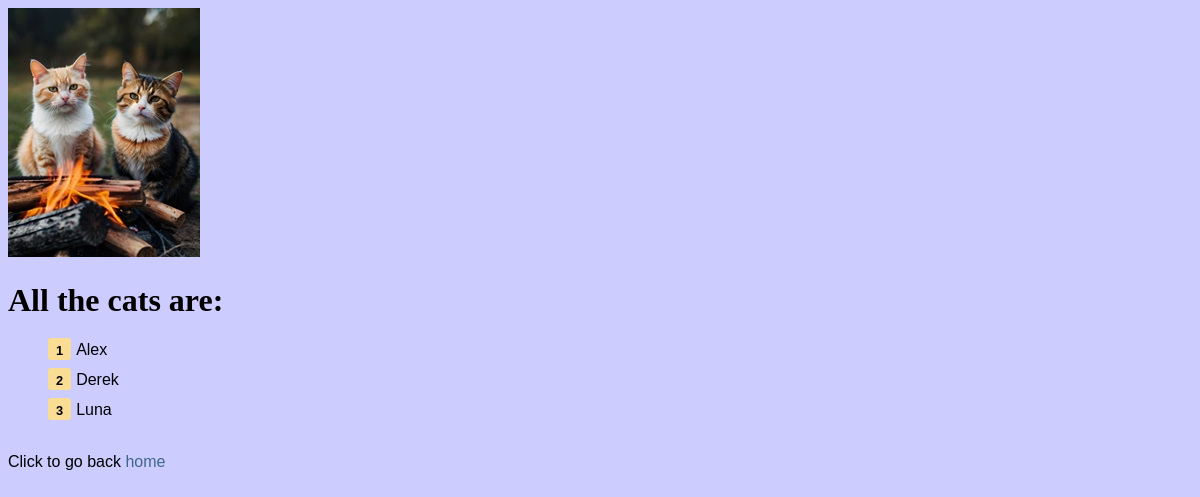
Before: /student_pets/about/ with the older database file.
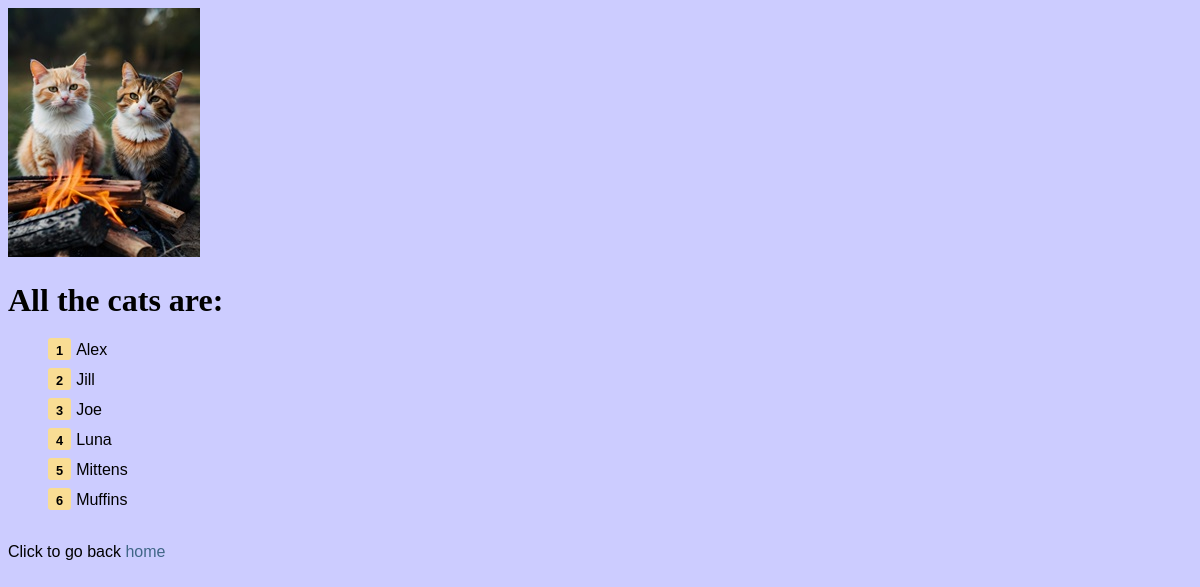
After: the same page with the newer database file.
### student_pets/models.py (models this page shows, shortened)
class Cat(models.Model):
    student = models.ForeignKey(Student, on_delete=models.CASCADE)
    name = models.CharField(max_length=64)

### student_pets/views.py (the view)
# urls.py: path('about/', views.about, name='about'),
def about(request):
    cat_list = Cat.objects.order_by('name')
    context_dict = {}
    context_dict['cats'] = cat_list
    return render(request, 'student_pets/about.html', context=context_dict)

### templates/student_pets/about.html (shortened to what this page needs)
<!DOCTYPE html>
{% load staticfiles %}
<html>
    <head>
        <link rel="stylesheet" href="{% static 'css/base.css' %}" />
    </head>
    <body>
        <img src="{% static 'images/cats_with_fire.jpg' %}" alt="Cats and Fire Picture" />
        <h1>All the cats are:</h1>
        <div>
            {% if cats %}
                <ol id="cat_list">
                {% for cat in cats %}
                    <li>{{ cat.name }}</li>
                {% endfor %}
                </ol>
            {% else %}
                There are no cats
            {% endif %}
        </div>
        <div>
            <br />
            Click to go back
            <a href="/student_pets/">home</a><br />
        </div>
    </body>
</html>

### static/css/base.css (style rules this page uses)
body { background-color: #ccccff; font-family: 'Arial'; }
h1 { font-family: 'Trebuchet MS'; }
a { text-decoration: none; color: #416788; }
#cat_list li { list-style-type: none; counter-increment: item; margin-bottom: 12px; }
#cat_list li:before { content: counter(item); margin-right: 5px; font-size: 80%; background-color: #f9dd94; font-weight: bold; padding: 5px 8px 2px 8px; border-radius: 3px; }

Changed rows visible on the page:
removed Cat: name "Derek"
added Cat: name "Jill"
added Cat: name "Joe"
added Cat: name "Mittens"
added Cat: name "Muffins"
